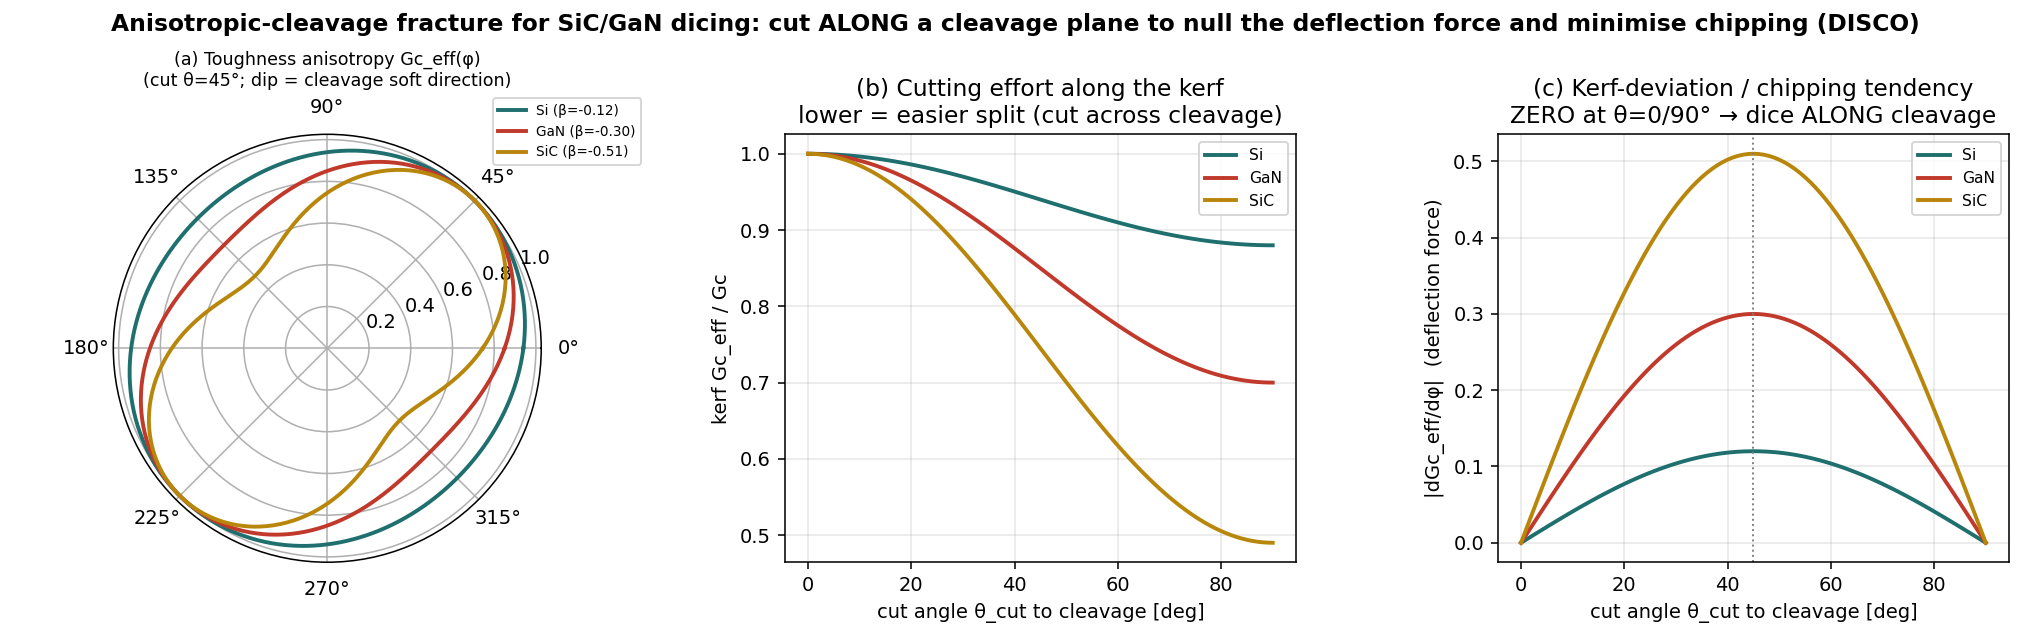

Reproduce this figure in Python.
"""semiconductor_cleavage_anisotropy.py — anisotropic-cleavage fracture for SiC/GaN dicing [#2].

The semiconductor fracture-method ranking pointed at PHASE-FIELD with an anisotropic cleavage energy
as the frontier for SiC/GaN dicing. The wafer-proc-sim 2-D anisotropic AT2 model
(research/phasefield/at2_simulator_2d.py) already encodes that anisotropy as
    Gc_eff(n) = Gc · (1 + β (n·c)²),   c = cleavage-plane normal,  n = crack-propagation direction.
This module makes the DICING-relevant consequences explicit and fast (analytic), then links them to
the GNN edge-conditioning recipe.

For a kerf cut at angle θ_cut to the cleavage plane (c = (−sinθ, cosθ)), a crack going in direction
n=(cosφ, sinφ) has  n·c = sin(φ−θ), so
    Gc_eff(φ) = Gc · (1 + β sin²(φ−θ_cut)).
Two dicing quantities follow:
  * KERF toughness (crack along the cut, φ=0):  Gc_eff = Gc(1 + β sin²θ_cut)  — the cutting effort.
  * DEFLECTION driving force at the kerf:  |dGc_eff/dφ|_{φ=0} = Gc|β sin(2θ_cut)| — the tendency of the
    crack to LEAVE the kerf toward the cleavage plane = kerf-deviation / chipping. Max at θ_cut=45°,
    ZERO at θ_cut=0° or 90° (cut aligned with cleavage → clean, straight kerf).

=> Dicing guide: orient the cut ALONG a cleavage plane (θ_cut→0/90°) to null the deflection force and
   minimise chipping; SiC's strong anisotropy (β≈−0.51) makes orientation matter far more than for Si.

β provenance: SiC β≈−0.51 is the wafer-proc-sim MAP-fit value; Si/GaN here are ILLUSTRATIVE model
anisotropies (to be calibrated to fab cleavage data). This is the analytic core; a full crack-growth
deflection demo uses run_forward_2d at the calibrated grid.

Run:  python3 semiconductor_cleavage_anisotropy.py   (writes semiconductor_cleavage_anisotropy.png)
"""
from __future__ import annotations

import numpy as np

# model cleavage-anisotropy β (SiC from wafer-proc-sim fit; Si/GaN illustrative)
MAT = {"Si": dict(beta=-0.12, color="#1f6f6f"),
       "GaN": dict(beta=-0.30, color="#c0392b"),
       "SiC": dict(beta=-0.51, color="#b8860b")}


def gc_eff(phi, theta, beta):
    """Gc_eff/Gc for crack direction phi, cut angle theta, anisotropy beta."""
    return 1.0 + beta * np.sin(phi - theta) ** 2


def kerf_toughness(theta, beta):
    """Gc_eff/Gc for a crack running along the kerf (phi=0)."""
    return 1.0 + beta * np.sin(theta) ** 2


def deflection_force(theta, beta):
    """|dGc_eff/dphi| at phi=0 = |beta sin(2 theta)| — tendency to deviate from the kerf."""
    return np.abs(beta * np.sin(2.0 * theta))


def main():
    th = np.linspace(0, np.pi / 2, 91)
    th_deg = np.rad2deg(th)
    print("=== dicing anisotropy (Gc_eff/Gc) ===")
    for n, m in MAT.items():
        kmin, kmax = kerf_toughness(th, m["beta"]).min(), kerf_toughness(th, m["beta"]).max()
        dmax = deflection_force(th, m["beta"]).max()
        print(f"  {n:4s} β={m['beta']:+.2f}  kerf Gc_eff/Gc∈[{kmin:.2f},{kmax:.2f}]  "
              f"max deflection-force={dmax:.2f} at θ_cut=45°")

    import matplotlib
    matplotlib.use("Agg")
    import matplotlib.pyplot as plt
    fig = plt.figure(figsize=(14.5, 4.6))

    # (a) polar Gc_eff(phi) at a fixed cut (theta=45deg) — the toughness anisotropy
    ax = fig.add_subplot(1, 3, 1, projection="polar")
    phi = np.linspace(0, 2 * np.pi, 361)
    for n, m in MAT.items():
        ax.plot(phi, gc_eff(phi, np.pi / 4, m["beta"]), lw=2, color=m["color"], label=f"{n} (β={m['beta']:+.2f})")
    ax.set_title("(a) Toughness anisotropy Gc_eff(φ)\n(cut θ=45°; dip = cleavage soft direction)", fontsize=9)
    ax.legend(fontsize=7, loc="upper right", bbox_to_anchor=(1.25, 1.1))

    # (b) kerf cutting effort vs cut orientation
    ax = fig.add_subplot(1, 3, 2)
    for n, m in MAT.items():
        ax.plot(th_deg, kerf_toughness(th, m["beta"]), lw=2, color=m["color"], label=n)
    ax.set(xlabel="cut angle θ_cut to cleavage [deg]", ylabel="kerf Gc_eff / Gc",
           title="(b) Cutting effort along the kerf\nlower = easier split (cut across cleavage)")
    ax.legend(fontsize=8); ax.grid(alpha=.3)

    # (c) deflection driving force = chipping/kerf-deviation tendency
    ax = fig.add_subplot(1, 3, 3)
    for n, m in MAT.items():
        ax.plot(th_deg, deflection_force(th, m["beta"]), lw=2, color=m["color"], label=n)
    ax.axvline(45, color="gray", ls=":", lw=1)
    ax.set(xlabel="cut angle θ_cut to cleavage [deg]", ylabel="|dGc_eff/dφ|  (deflection force)",
           title="(c) Kerf-deviation / chipping tendency\nZERO at θ=0/90° → dice ALONG cleavage")
    ax.legend(fontsize=8); ax.grid(alpha=.3)

    fig.suptitle("Anisotropic-cleavage fracture for SiC/GaN dicing: cut ALONG a cleavage plane to "
                 "null the deflection force and minimise chipping (DISCO)", fontweight="bold", fontsize=12)
    fig.tight_layout()
    out = "/home/nishioka/git/wafer-proc-sim/semiconductor_cleavage_anisotropy.png"
    fig.savefig(out, dpi=140)
    print(f"\nwrote {out}")


if __name__ == "__main__":
    main()
